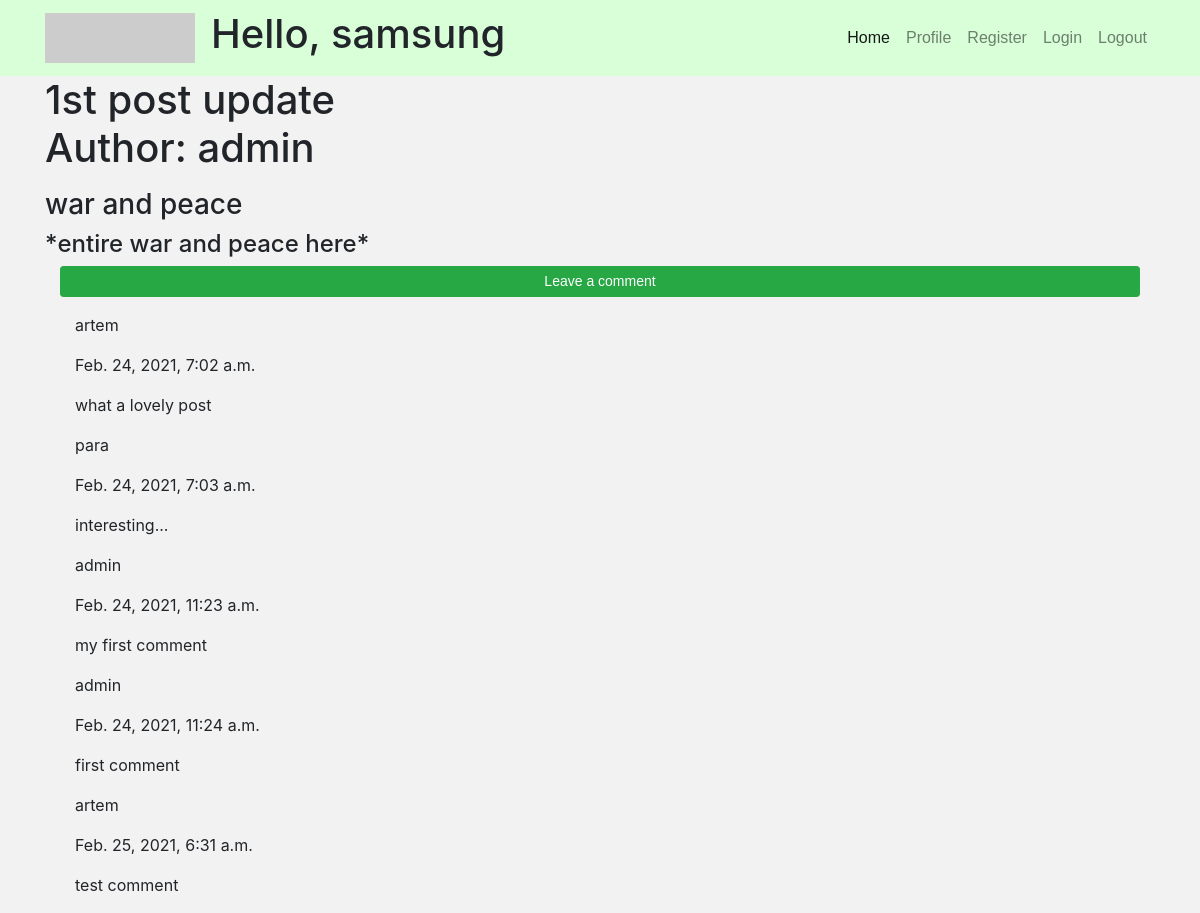
/blog/post/1 (signed in), run on the app's committed database.
### BlogApp/models.py (models this page shows, shortened)
class Post(models.Model):
    name = models.CharField(max_length=200, default='Untitled')
    creation_date = models.DateTimeField(auto_now_add=True, null=True)
    text = models.TextField()
    description = models.TextField(max_length=200)
    user = models.ForeignKey(Guest, on_delete=models.SET_NULL, null=True)

class Guest(models.Model):
    user = models.OneToOneField(User, null=True, blank=True, on_delete=models.CASCADE)
    name = models.CharField(max_length=200, null=True)  # should be unique
    date_created = models.DateTimeField(auto_now_add=True, null=True)
    email = models.EmailField(default='example@blog.com')  # can't change
    phone = models.IntegerField(blank=True, default=111111)
    profile_picture = models.ImageField(null=True, blank=True)
    skype = models.CharField(max_length=50, null=True, blank=True)
    def __str__(self):
        return self.name

class Comment(models.Model):
    author = models.ForeignKey(Guest, on_delete=models.CASCADE)
    text = models.TextField()
    publication_date = models.DateTimeField(auto_now_add=True, null=True)
    post = models.ForeignKey(Post, on_delete=models.CASCADE)

### BlogApp/views.py (the view)
# urls.py: path('post/<str:pk>', views.post_page, name='post'),
@login_required(login_url='Blog:login')
def post_page(request, pk):
    post = Post.objects.get(id=pk)
    comments = Comment.objects.filter(post=post)
    context = {'post': post, 'comments': comments}
    return render(request, 'Blog/post.html', context)

### templates/Blog/post.html
{% extends 'Blog/base.html' %}
{% block content %}
<h1><span>{{ post.name }} <p>Author: {{ post.user }}</p> </span></h1>
<h3>{{ post.description }}</h3>
<h4>{{ post.text }}</h4>
<div class="container">
    {% if request.user|stringformat:'s' != post.user|stringformat:'s' %}
    <p><a href="{% url 'Blog:create_comment' post.id %}" class="btn btn-sm btn-success"
        style="width: 100%">Leave a comment</a></p>
    {% endif %}
    {% for comment in comments %}
    <div class="container">
        <p>{{comment.author}}</p>
        <p>{{comment.publication_date}}</p>
        <p>{{comment.text}}</p>
    </div>
    {% endfor %}
</div>
{% endblock %}

### templates/Blog/base.html (shortened to what this page needs)
<!DOCTYPE html>
{% load static %}
<html lang="en">
<head>
        <link rel="stylesheet"
          href="https://stackpath.bootstrapcdn.com/bootstrap/4.3.1/css/bootstrap.min.css"
>
        <link rel="stylesheet"
              type="text/css"
              href="{% static 'css/main.css' %}">
</head>
<body>
<nav class="navbar navbar-expand-lg navbar-light static-top"
  style="background-color: #d9ffd9;">
  <div class="container">
    <a class="navbar-brand" href="#">
          <img src="http://placehold.it/150x50?text=Logo" alt="">
        </a>
    <div class="collapse navbar-collapse" id="navbarResponsive">
        <h1>Hello, {{ request.user }} </h1>
      <ul class="navbar-nav ml-auto">
        <li class="nav-item active">
          <a class="nav-link" href="{% url 'Blog:home' %}">Home
              </a>
        </li>
        <li class="nav-item">
          <a class="nav-link" href="{% url 'Blog:profile' user %}">Profile</a>
        </li>
        <li class="nav-item">
          <a class="nav-link" href="{% url 'Blog:register' %}">Register</a>
        </li>
        <li class="nav-item">
          <a class="nav-link" href="{% url 'Blog:login' %}">Login</a>
        </li>
        <li class="nav-item">
          <a class="nav-link" href="{% url 'Blog:logout' %}">Logout</a>
        </li>
      </ul>
    </div>
  </div>
</nav>
<div class="container">
  {% block content %}
  {% endblock %}
</div>
</body>
</html>

### static/css/main.css (style rules this page uses)
body { background-color: #f2f2f2; }
a { font-family: Arial, Helvetica, sans-serif; color: black; }

### data on the page
Post: name "1st post update", user "admin", description "war and peace", text "*entire war and peace here*"
Comment: author "artem", publication_date "Feb. 24, 2021, 7:02 a.m.", text "what a lovely post"
Comment: author "para", publication_date "Feb. 24, 2021, 7:03 a.m.", text "interesting..."
Comment: author "admin", publication_date "Feb. 24, 2021, 11:23 a.m.", text "my first comment"
Comment: author "admin", publication_date "Feb. 24, 2021, 11:24 a.m.", text "first comment"
Comment: author "artem", publication_date "Feb. 25, 2021, 6:31 a.m.", text "test comment"

### other printed values
{{ request.user }} "samsung"
